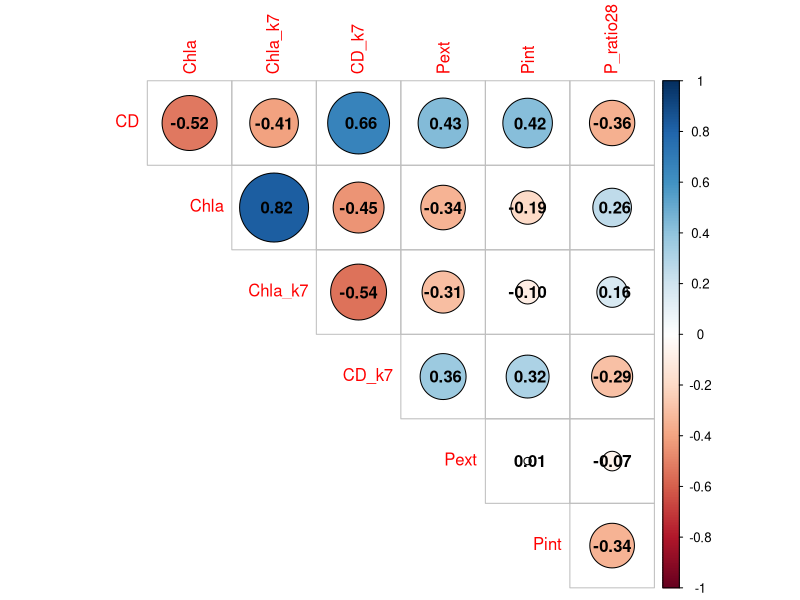
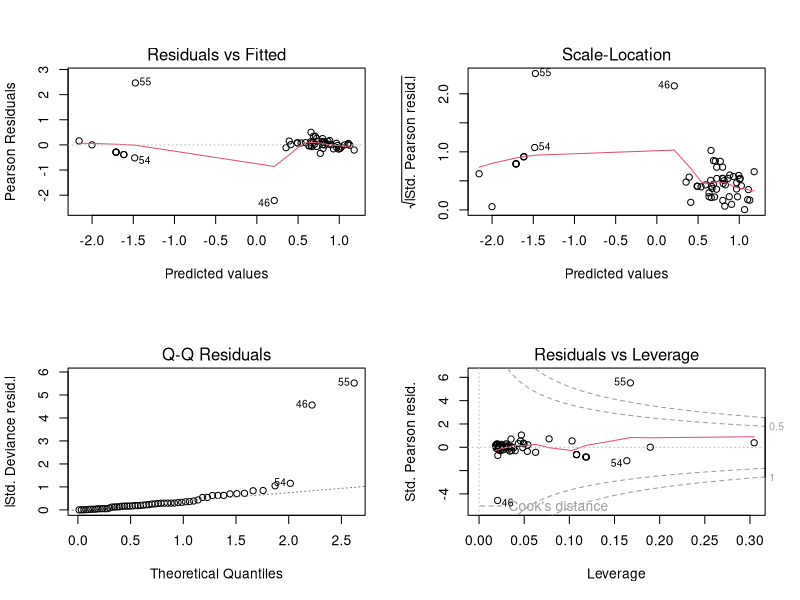
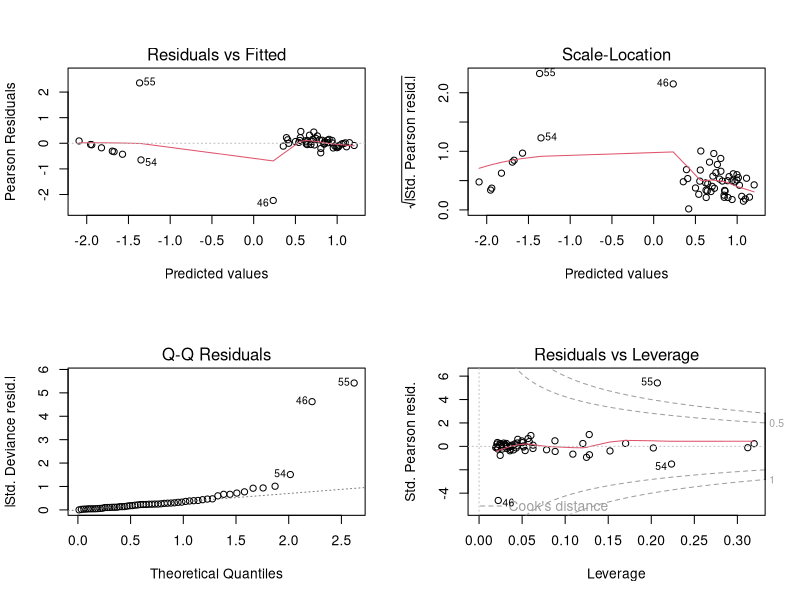

The R script that drew these images, in order: (Note: this script raises an error after producing the figures.)
## ---- chunk 1
library(dplyr) #needed for reshaping/reformating data
library(corrplot) #needed for correlation matrix plot
## ---- chunk 2
Me_all_interp<- read.csv(file="Cleaned_data/Impact_model_input_data.csv")
## ---- chunk 3
cor<- Me_all_interp %>% #select fields with responses, include columns with predictors
  select(Chla_ugL_interp, CD_cellsmL_interp, #Chla and CD
         Chla_ugL_interp_k7,CD_cellsmL_interp_k7, #Chla_t-k and CD_t-k
         ExtP_kgday_interp_k28, #P_ext,t-k
         IntP_kgday_interp_k28, #P_int,t-k
         HE_ratio_interp_k28 #P_hypo:P_epi, t-k
         ) %>%
  mutate(#shorten names and remove duplicate fields
    CD=CD_cellsmL_interp, CD_cellsmL_interp=NULL,
    Chla=Chla_ugL_interp,Chla_ugL_interp=NULL,
    Chla_k7=Chla_ugL_interp_k7, Chla_ugL_interp_k7=NULL,
    CD_k7=CD_cellsmL_interp_k7,CD_cellsmL_interp_k7=NULL,
    Pext=ExtP_kgday_interp_k28, ExtP_kgday_interp_k28=NULL,
    Pint=IntP_kgday_interp_k28, IntP_kgday_interp_k28=NULL,
    P_ratio28=HE_ratio_interp_k28,HE_ratio_interp_k28=NULL) %>%
  na.omit() #remove NAs

M=cor(cor, method="pearson") #perform correlation using Kendall tau method
corrplot(M, #plot cor matrix
         diag=FALSE, #remove diagonal that shows corr of vars with themselves
         outline=TRUE, #add outline around shapes to see
         sig.level=c(0.001, 0.01, 0.05), insig='blank', #add signif stars
         addCoef.col='black', #add corr values in black
         type='upper') #only show upper half of matrix
## ---- chunk 4
regka_Chla<- glm(formula=log10(Chla_ugL_interp) ~ #Chla_t
              log10(Chla_ugL_interp_k7) + #Chl-a_t-k
                log10(ExtP_kgday_interp_k28), #P_ext,t-k
              data=Me_all_interp) #data frame
summary(regka_Chla)#prints the glm output
aov(regka_Chla)#prints the sum of squares for the regression and residuals
layout(matrix(c(1,2,3,4),2,2)) #layout 4 graphs/page
plot(regka_Chla) #prints diagnostic graphs for regression
par(mfrow=c(1,1))
## ---- chunk 5
regkb_Chla<- glm(formula=log10(Chla_ugL_interp) ~ #Chla_t
              log10(Chla_ugL_interp_k7) + #Chla_t-k
                log10(ExtP_kgday_interp_k28) + #P_ext,t-k
                IntP_kgday_interp_k28, #P_int,t-k
              data=Me_all_interp) #data frame
summary(regkb_Chla)#prints the glm output
aov(regkb_Chla)#prints the sum of squares for the regression and residuals
layout(matrix(c(1,2,3,4),2,2)) # optional 4 graphs/page
plot(regkb_Chla) #prints diagnostic graphs for regression
par(mfrow=c(1,1))
## ---- chunk 6
regkc_Chla<- glm(formula=log10(Chla_ugL_interp) ~ #Chla_t
              log10(Chla_ugL_interp_k7) + #Chla_t-k
               log10(ExtP_kgday_interp_k28) + #P_ext,t-k
                log10(HE_ratio_interp_k21), #P_hypo:P_epiP,t-k
              data=Me_all_interp) #data frame
summary(regkc_Chla)#prints the glm output
aov(regkc_Chla)#prints the sum of squares for the regression and residuals
layout(matrix(c(1,2,3,4),2,2)) # optional 4 graphs/page
plot(regkc_Chla) #prints diagnostic graphs for regression
par(mfrow=c(1,1))
## ---- chunk 7
regka_CD<- glm(formula=log10(CD_cellsmL_interp) ~ #CD_t
              log10(CD_cellsmL_interp_k7) + #CD_t-k
                log10(ExtP_kgday_interp_k28), #P_ext,t-k
              data=Me_all_interp) #data frame
summary(regka_CD)#prints the glm output
aov(regka_CD)#prints the sum of squares for the regression and residuals
layout(matrix(c(1,2,3,4),2,2)) #layout 4 graphs/page
plot(regka_CD) #prints diagnostic graphs for regression
par(mfrow=c(1,1))
## ---- chunk 8
regkb_CD<- glm(formula=log10(CD_cellsmL_interp) ~ #CD_t
              log10(CD_cellsmL_interp_k7) + #CD_t-k
                log10(ExtP_kgday_interp_k28) + #P_ext,t-k
                IntP_kgday_interp_k28, #P_int,t-k
              data=Me_all_interp) #data frame
summary(regkb_CD)#prints the glm output
aov(regkb_CD)#prints the sum of squares for the regression and residuals
layout(matrix(c(1,2,3,4),2,2)) # optional 4 graphs/page
plot(regkb_CD) #prints diagnostic graphs for regression
par(mfrow=c(1,1))
## ---- chunk 9
regkc_CD<- glm(formula=log10(CD_cellsmL_interp) ~ #CD_t
              log10(CD_cellsmL_interp_k7) + #CD_t-k
                log10(ExtP_kgday_interp_k28) + #P_ext,t-k
                log10(HE_ratio_interp_k28), #P_hypo:P_epiP,t-k
              data=Me_all_interp) #data frame
summary(regkc_CD)#prints the glm output
aov(regkc_CD)#prints the sum of squares for the regression and residuals
layout(matrix(c(1,2,3,4),2,2)) # optional 4 graphs/page
plot(regkc_CD) #prints diagnostic graphs for regression
par(mfrow=c(1,1))
## ---- chunk 10
YRregk_Chla_2012<- glm(formula=log10(Chla_ugL_interp) ~ #Chla_t
              log10(Chla_ugL_interp_k7) + #Chla_t-k
                log10(ExtP_kgday_interp_k28) + #P_ext,t-k
                IntP_kgday_interp_k28, #P_int,t-k
              data=subset(Me_all_interp, Yr==2012)) #subset data by year
aov(YRregk_Chla_2012)#prints the sum of squares for the regression and residuals

YRregk_Chla_2013<- glm(formula=log10(Chla_ugL_interp) ~ #Chla_t
              log10(Chla_ugL_interp_k7) + #Chla_t-k
                log10(ExtP_kgday_interp_k28) + #P_ext,t-k
                IntP_kgday_interp_k28, #P_int,t-k
              data=subset(Me_all_interp, Yr==2013)) #subset data by year
aov(YRregk_Chla_2013)#prints the sum of squares for the regression and residuals

YRregk_Chla_2014<- glm(formula=log10(Chla_ugL_interp) ~ #Chla_t
              log10(Chla_ugL_interp_k7) + #Chla_t-k
                log10(ExtP_kgday_interp_k28) + #P_ext,t-k
                IntP_kgday_interp_k28, #P_int,t-k
              data=subset(Me_all_interp, Yr==2014)) #subset data by year
aov(YRregk_Chla_2014)#prints the sum of squares for the regression and residuals

YRregk_Chla_2015<- glm(formula=log10(Chla_ugL_interp) ~ #Chla_t
              log10(Chla_ugL_interp_k7) + #Chla_t-k
                log10(ExtP_kgday_interp_k28) + #P_ext,t-k
                IntP_kgday_interp_k28, #P_int,t-k
              data=subset(Me_all_interp, Yr==2015)) #subset data by year
aov(YRregk_Chla_2015)#prints the sum of squares for the regression and residuals

YRregk_Chla_2016<- glm(formula=log10(Chla_ugL_interp) ~ #Chla_t
              log10(Chla_ugL_interp_k7) + #Chla_t-k
                log10(ExtP_kgday_interp_k28) + #P_ext,t-k
                IntP_kgday_interp_k28, #P_int,t-k
              data=subset(Me_all_interp, Yr==2016)) #subset data by year
aov(YRregk_Chla_2016)#prints the sum of squares for the regression and residuals

YRregk_Chla_2017<- glm(formula=log10(Chla_ugL_interp) ~ #Chla_t
              log10(Chla_ugL_interp_k7) + #Chla_t-k
                log10(ExtP_kgday_interp_k28) + #P_ext,t-k
                IntP_kgday_interp_k28, #P_int,t-k
              data=subset(Me_all_interp, Yr==2017)) #subset data by year
aov(YRregk_Chla_2017)#prints the sum of squares for the regression and residuals

YRregk_Chla_2018<- glm(formula=log10(Chla_ugL_interp) ~ #Chla_t
              log10(Chla_ugL_interp_k7) + #Chla_t-k
                log10(ExtP_kgday_interp_k28) + #P_ext,t-k
                IntP_kgday_interp_k28, #P_int,t-k
              data=subset(Me_all_interp, Yr==2018)) #subset data by year
aov(YRregk_Chla_2018)#prints the sum of squares for the regression and residuals


## ---- chunk 11
YRregk_CD_2012<- glm(formula=log10(CD_cellsmL_interp) ~ #CD_t
              log10(CD_cellsmL_interp_k7) + #CD_t-k
                log10(ExtP_kgday_interp_k28) + #P_ext,t-k
                IntP_kgday_interp_k28, #P_int,t-k
              data=subset(Me_all_interp, Yr==2012) #subset data by year
            )
aov(YRregk_CD_2012)

YRregk_CD_2013<- glm(formula=log10(CD_cellsmL_interp) ~ #CD_t
              log10(CD_cellsmL_interp_k7) + #CD_t-k
                log10(ExtP_kgday_interp_k28) + #P_ext,t-k
                IntP_kgday_interp_k28, #P_int,t-k
              data=subset(Me_all_interp, Yr==2013) #subset data by year
            )
aov(YRregk_CD_2013)

YRregk_CD_2014<- glm(formula=log10(CD_cellsmL_interp) ~ #CD_t
              log10(CD_cellsmL_interp_k7) + #CD_t-k
                log10(ExtP_kgday_interp_k28) + #P_ext,t-k
                IntP_kgday_interp_k28, #P_int,t-k
              data=subset(Me_all_interp, Yr==2014) #subset data by year
            )
aov(YRregk_CD_2014)

YRregk_CD_2015<- glm(formula=log10(CD_cellsmL_interp) ~ #CD_t
              log10(CD_cellsmL_interp_k7) + #CD_t-k
                log10(ExtP_kgday_interp_k28) + #P_ext,t-k
                IntP_kgday_interp_k28, #P_int,t-k
              data=subset(Me_all_interp, Yr==2015) #subset data by year
            )
aov(YRregk_CD_2015)

YRregk_CD_2016<- glm(formula=log10(CD_cellsmL_interp) ~ #CD_t
              log10(CD_cellsmL_interp_k7) + #CD_t-k
                log10(ExtP_kgday_interp_k28) + #P_ext,t-k
                IntP_kgday_interp_k28, #P_int,t-k
              data=subset(Me_all_interp, Yr==2016) #subset data by year
            )
aov(YRregk_CD_2016)

YRregk_CD_2017<- glm(formula=log10(CD_cellsmL_interp) ~ #CD_t
              log10(CD_cellsmL_interp_k7) + #CD_t-k
                log10(ExtP_kgday_interp_k28) + #P_ext,t-k
                IntP_kgday_interp_k28, #P_int,t-k
              data=subset(Me_all_interp, Yr==2017) #subset data by year
            )
aov(YRregk_CD_2017)

YRregk_CD_2018<- glm(formula=log10(CD_cellsmL_interp) ~ #CD_t
              log10(CD_cellsmL_interp_k7) + #CD_t-k
                log10(ExtP_kgday_interp_k28) + #P_ext,t-k
                IntP_kgday_interp_k28, #P_int,t-k
              data=subset(Me_all_interp, Yr==2018) #subset data by year
            )
aov(YRregk_CD_2018)
